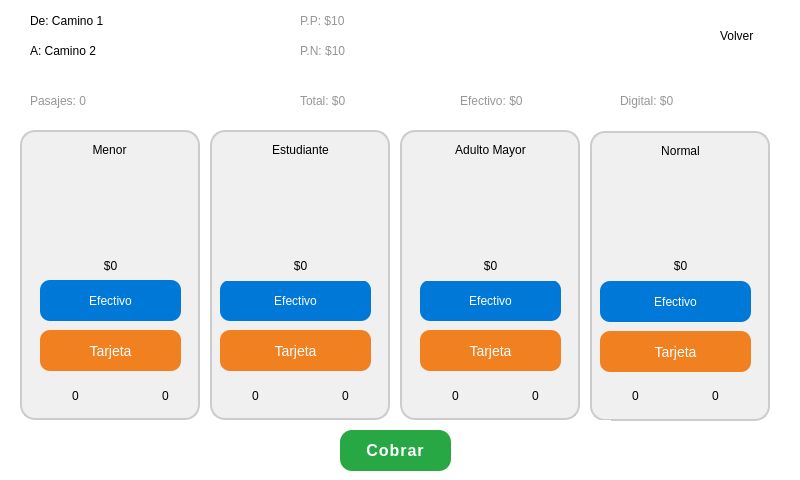
<?xml version="1.0" encoding="UTF-8"?>
<ui version="4.0">
 <class>Form</class>
 <widget class="QWidget" name="Form">
  <property name="geometry">
   <rect>
    <x>0</x>
    <y>0</y>
    <width>800</width>
    <height>480</height>
   </rect>
  </property>
  <property name="minimumSize">
   <size>
    <width>800</width>
    <height>480</height>
   </size>
  </property>
  <property name="maximumSize">
   <size>
    <width>800</width>
    <height>480</height>
   </size>
  </property>
  <property name="windowTitle">
   <string>Form</string>
  </property>
  <property name="styleSheet">
   <string notr="true">background-color: #fff</string>
  </property>
  <widget class="QLabel" name="label">
   <property name="geometry">
    <rect>
     <x>-70</x>
     <y>0</y>
     <width>791</width>
     <height>461</height>
    </rect>
   </property>
   <property name="text">
    <string/>
   </property>
   <property name="pixmap">
    <pixmap>../Imagenes/Servicios.jpg</pixmap>
   </property>
  </widget>
  <widget class="QLabel" name="label_mayores_edad">
   <property name="geometry">
    <rect>
     <x>439</x>
     <y>160</y>
     <width>101</width>
     <height>91</height>
    </rect>
   </property>
   <property name="styleSheet">
    <string notr="true">background-color: rgb(240,240,240);</string>
   </property>
   <property name="text">
    <string/>
   </property>
   <property name="pixmap">
    <pixmap>../Imagenes/adultos-removebg-preview.png</pixmap>
   </property>
   <property name="scaledContents">
    <bool>true</bool>
   </property>
  </widget>
  <widget class="QLabel" name="label_estudiantes">
   <property name="geometry">
    <rect>
     <x>250</x>
     <y>160</y>
     <width>101</width>
     <height>91</height>
    </rect>
   </property>
   <property name="styleSheet">
    <string notr="true">background-color: rgb(240,240,240);</string>
   </property>
   <property name="text">
    <string/>
   </property>
   <property name="pixmap">
    <pixmap>../Imagenes/estudiantes-removebg-preview.png</pixmap>
   </property>
   <property name="scaledContents">
    <bool>true</bool>
   </property>
  </widget>
  <widget class="QLabel" name="label_volver">
   <property name="geometry">
    <rect>
     <x>690</x>
     <y>10</y>
     <width>101</width>
     <height>51</height>
    </rect>
   </property>
   <property name="text">
    <string/>
   </property>
   <property name="textFormat">
    <enum>Qt::AutoText</enum>
   </property>
   <property name="pixmap">
    <pixmap>../Imagenes/flecha-izquierda.png</pixmap>
   </property>
   <property name="scaledContents">
    <bool>false</bool>
   </property>
  </widget>
  <widget class="QLabel" name="label_personas_normales">
   <property name="geometry">
    <rect>
     <x>630</x>
     <y>160</y>
     <width>101</width>
     <height>91</height>
    </rect>
   </property>
   <property name="styleSheet">
    <string notr="true">background-color: rgb(240,240,240);</string>
   </property>
   <property name="text">
    <string/>
   </property>
   <property name="pixmap">
    <pixmap>../Imagenes/normal-removebg-preview.png</pixmap>
   </property>
   <property name="scaledContents">
    <bool>true</bool>
   </property>
  </widget>
  <widget class="QLabel" name="label_hacia">
   <property name="geometry">
    <rect>
     <x>30</x>
     <y>40</y>
     <width>251</width>
     <height>21</height>
    </rect>
   </property>
   <property name="styleSheet">
    <string notr="true">font: 20pt &quot;Roboto&quot;;</string>
   </property>
   <property name="text">
    <string>A: Camino 2</string>
   </property>
  </widget>
  <widget class="QLabel" name="label_de">
   <property name="geometry">
    <rect>
     <x>30</x>
     <y>10</y>
     <width>251</width>
     <height>21</height>
    </rect>
   </property>
   <property name="styleSheet">
    <string notr="true">font: 20pt &quot;Roboto&quot;;</string>
   </property>
   <property name="text">
    <string>De: Camino 1</string>
   </property>
  </widget>
  <widget class="QLabel" name="label_ninos">
   <property name="geometry">
    <rect>
     <x>60</x>
     <y>160</y>
     <width>101</width>
     <height>91</height>
    </rect>
   </property>
   <property name="styleSheet">
    <string notr="true">background-color: rgb(240,240,240);</string>
   </property>
   <property name="text">
    <string/>
   </property>
   <property name="pixmap">
    <pixmap>../Imagenes/menores_sinfondo.png</pixmap>
   </property>
   <property name="scaledContents">
    <bool>true</bool>
   </property>
  </widget>
  <widget class="QLabel" name="label_ninos_total">
   <property name="geometry">
    <rect>
     <x>60</x>
     <y>380</y>
     <width>31</width>
     <height>31</height>
    </rect>
   </property>
   <property name="styleSheet">
    <string notr="true">background-color: rgb(240,240,240);
font: 14pt &quot;Roboto&quot;;</string>
   </property>
   <property name="text">
    <string>0</string>
   </property>
   <property name="alignment">
    <set>Qt::AlignCenter</set>
   </property>
  </widget>
  <widget class="QLabel" name="label_ninos_total_precio">
   <property name="geometry">
    <rect>
     <x>30</x>
     <y>250</y>
     <width>161</width>
     <height>31</height>
    </rect>
   </property>
   <property name="styleSheet">
    <string notr="true">font: 14pt &quot;Roboto&quot;;
background-color: rgb(240,240,240);</string>
   </property>
   <property name="text">
    <string>$0</string>
   </property>
   <property name="alignment">
    <set>Qt::AlignCenter</set>
   </property>
  </widget>
  <widget class="QLabel" name="label_personas_total">
   <property name="geometry">
    <rect>
     <x>30</x>
     <y>80</y>
     <width>171</width>
     <height>41</height>
    </rect>
   </property>
   <property name="styleSheet">
    <string notr="true">font: 75 16pt &quot;Arial&quot;;
color: rgb(150,150, 150);</string>
   </property>
   <property name="text">
    <string>Pasajes: 0</string>
   </property>
  </widget>
  <widget class="QLabel" name="label_total_precio">
   <property name="geometry">
    <rect>
     <x>300</x>
     <y>80</y>
     <width>150</width>
     <height>41</height>
    </rect>
   </property>
   <property name="styleSheet">
    <string notr="true">font: 75 16pt &quot;Arial&quot;;
color: rgb(150,150, 150);</string>
   </property>
   <property name="text">
    <string>Total: $0</string>
   </property>
  </widget>
  <widget class="QLabel" name="label_estudiantes_total">
   <property name="geometry">
    <rect>
     <x>240</x>
     <y>380</y>
     <width>31</width>
     <height>31</height>
    </rect>
   </property>
   <property name="styleSheet">
    <string notr="true">font: 14pt &quot;Roboto&quot;;
background-color: rgb(240,240,240);</string>
   </property>
   <property name="text">
    <string>0</string>
   </property>
   <property name="alignment">
    <set>Qt::AlignCenter</set>
   </property>
  </widget>
  <widget class="QLabel" name="label_estudiantes_total_precio">
   <property name="geometry">
    <rect>
     <x>220</x>
     <y>250</y>
     <width>161</width>
     <height>31</height>
    </rect>
   </property>
   <property name="styleSheet">
    <string notr="true">font: 14pt &quot;Roboto&quot;;
background-color: rgb(240,240,240);</string>
   </property>
   <property name="text">
    <string>$0</string>
   </property>
   <property name="alignment">
    <set>Qt::AlignCenter</set>
   </property>
  </widget>
  <widget class="QLabel" name="label_mayores_total">
   <property name="geometry">
    <rect>
     <x>440</x>
     <y>380</y>
     <width>31</width>
     <height>31</height>
    </rect>
   </property>
   <property name="styleSheet">
    <string notr="true">background-color: rgb(240,240,240);
font: 14pt &quot;Roboto&quot;;</string>
   </property>
   <property name="text">
    <string>0</string>
   </property>
   <property name="alignment">
    <set>Qt::AlignCenter</set>
   </property>
  </widget>
  <widget class="QLabel" name="label_mayores_total_precio">
   <property name="geometry">
    <rect>
     <x>410</x>
     <y>250</y>
     <width>161</width>
     <height>31</height>
    </rect>
   </property>
   <property name="styleSheet">
    <string notr="true">font: 14pt &quot;Roboto&quot;;
background-color: rgb(240,240,240);</string>
   </property>
   <property name="text">
    <string>$0</string>
   </property>
   <property name="alignment">
    <set>Qt::AlignCenter</set>
   </property>
  </widget>
  <widget class="QLabel" name="label_normales_total">
   <property name="geometry">
    <rect>
     <x>620</x>
     <y>380</y>
     <width>31</width>
     <height>31</height>
    </rect>
   </property>
   <property name="styleSheet">
    <string notr="true">font: 14pt &quot;Roboto&quot;;
background-color: rgb(240,240,240);</string>
   </property>
   <property name="text">
    <string>0</string>
   </property>
   <property name="alignment">
    <set>Qt::AlignCenter</set>
   </property>
  </widget>
  <widget class="QLabel" name="label_normales_total_precio">
   <property name="geometry">
    <rect>
     <x>600</x>
     <y>250</y>
     <width>161</width>
     <height>31</height>
    </rect>
   </property>
   <property name="styleSheet">
    <string notr="true">font: 14pt &quot;Roboto&quot;;
background-color: rgb(240,240,240);</string>
   </property>
   <property name="text">
    <string>$0</string>
   </property>
   <property name="alignment">
    <set>Qt::AlignCenter</set>
   </property>
  </widget>
  <widget class="QLabel" name="label_2">
   <property name="geometry">
    <rect>
     <x>20</x>
     <y>130</y>
     <width>180</width>
     <height>290</height>
    </rect>
   </property>
   <property name="styleSheet">
    <string notr="true">border-radius: 15px;
border: 2px solid #ccc;
background-color: rgb(240,240,240);</string>
   </property>
   <property name="text">
    <string/>
   </property>
  </widget>
  <widget class="QPushButton" name="btn_pagar">
   <property name="geometry">
    <rect>
     <x>340</x>
     <y>430</y>
     <width>111</width>
     <height>41</height>
    </rect>
   </property>
   <property name="styleSheet">
    <string notr="true">QPushButton {
        background-color: #28a745;  /* Verde tipo éxito */
        color: white;
        border: none;
        border-radius: 12px;
        padding: 12px 24px;
        font-size: 16px;
        font-weight: bold;
        letter-spacing: 1px;
    }
    QPushButton:hover {
        background-color: #218838;
    }
    QPushButton:pressed {
        background-color: #1e7e34;
    }
</string>
   </property>
   <property name="text">
    <string>Cobrar</string>
   </property>
  </widget>
  <widget class="QLabel" name="label_3">
   <property name="geometry">
    <rect>
     <x>34</x>
     <y>139</y>
     <width>151</width>
     <height>21</height>
    </rect>
   </property>
   <property name="layoutDirection">
    <enum>Qt::LeftToRight</enum>
   </property>
   <property name="styleSheet">
    <string notr="true">font: 16pt &quot;Roboto&quot;;
background-color: rgb(240,240,240);</string>
   </property>
   <property name="text">
    <string>Menor</string>
   </property>
   <property name="alignment">
    <set>Qt::AlignCenter</set>
   </property>
  </widget>
  <widget class="QPushButton" name="btn_nuevo_menor_efectivo">
   <property name="geometry">
    <rect>
     <x>40</x>
     <y>280</y>
     <width>141</width>
     <height>41</height>
    </rect>
   </property>
   <property name="styleSheet">
    <string notr="true">QPushButton {
        background-color: #0078D7;
        color: white;
        border: none;
        border-radius: 10px;
        padding: 10px 20px;
		font: 10pt &quot;Roboto&quot;;
    }
    QPushButton:hover {
        background-color: #005A9E;
    }
    QPushButton:pressed {
        background-color: #003E73;
    }</string>
   </property>
   <property name="text">
    <string>Efectivo</string>
   </property>
  </widget>
  <widget class="QPushButton" name="btn_nuevo_menor_tarjeta">
   <property name="geometry">
    <rect>
     <x>40</x>
     <y>330</y>
     <width>141</width>
     <height>41</height>
    </rect>
   </property>
   <property name="styleSheet">
    <string notr="true">QPushButton {
        background-color: #F08020;
        color: white;
        border: none;
        border-radius: 10px;
        padding: 10px 20px;
        font-size: 14px;
    }
    QPushButton:hover {
        background-color: #e66f10;
    }
    QPushButton:pressed {
        background-color: #b65816;
    }</string>
   </property>
   <property name="text">
    <string>Tarjeta</string>
   </property>
  </widget>
  <widget class="QLabel" name="label_4">
   <property name="geometry">
    <rect>
     <x>40</x>
     <y>380</y>
     <width>21</width>
     <height>31</height>
    </rect>
   </property>
   <property name="styleSheet">
    <string notr="true">background-color: rgb(240,240,240);</string>
   </property>
   <property name="text">
    <string/>
   </property>
   <property name="pixmap">
    <pixmap>../Imagenes/pago-en-efectivo.png</pixmap>
   </property>
   <property name="scaledContents">
    <bool>false</bool>
   </property>
  </widget>
  <widget class="QLabel" name="label_5">
   <property name="geometry">
    <rect>
     <x>120</x>
     <y>380</y>
     <width>31</width>
     <height>31</height>
    </rect>
   </property>
   <property name="styleSheet">
    <string notr="true">background-color: rgb(240,240,240);</string>
   </property>
   <property name="text">
    <string/>
   </property>
   <property name="pixmap">
    <pixmap>../Imagenes/metodo-de-pago.png</pixmap>
   </property>
  </widget>
  <widget class="QLabel" name="label_ninos_total_tarjeta">
   <property name="geometry">
    <rect>
     <x>150</x>
     <y>380</y>
     <width>31</width>
     <height>31</height>
    </rect>
   </property>
   <property name="styleSheet">
    <string notr="true">font: 14pt &quot;Roboto&quot;;
background-color: rgb(240,240,240);</string>
   </property>
   <property name="text">
    <string>0</string>
   </property>
   <property name="textFormat">
    <enum>Qt::PlainText</enum>
   </property>
   <property name="alignment">
    <set>Qt::AlignCenter</set>
   </property>
  </widget>
  <widget class="QLabel" name="label_6">
   <property name="geometry">
    <rect>
     <x>220</x>
     <y>140</y>
     <width>161</width>
     <height>20</height>
    </rect>
   </property>
   <property name="layoutDirection">
    <enum>Qt::LeftToRight</enum>
   </property>
   <property name="styleSheet">
    <string notr="true">background-color: rgb(240,240,240);
font: 16pt &quot;Roboto&quot;;</string>
   </property>
   <property name="text">
    <string>Estudiante</string>
   </property>
   <property name="alignment">
    <set>Qt::AlignCenter</set>
   </property>
  </widget>
  <widget class="QLabel" name="label_7">
   <property name="geometry">
    <rect>
     <x>300</x>
     <y>380</y>
     <width>31</width>
     <height>31</height>
    </rect>
   </property>
   <property name="styleSheet">
    <string notr="true">background-color: rgb(240,240,240);</string>
   </property>
   <property name="text">
    <string/>
   </property>
   <property name="pixmap">
    <pixmap>../Imagenes/metodo-de-pago.png</pixmap>
   </property>
  </widget>
  <widget class="QLabel" name="label_9">
   <property name="geometry">
    <rect>
     <x>210</x>
     <y>130</y>
     <width>180</width>
     <height>290</height>
    </rect>
   </property>
   <property name="styleSheet">
    <string notr="true">border-radius: 15px;
border: 2px solid #ccc;
background-color: rgb(240,240,240);
</string>
   </property>
   <property name="text">
    <string/>
   </property>
  </widget>
  <widget class="QPushButton" name="btn_nuevo_estudiante_efectivo">
   <property name="geometry">
    <rect>
     <x>220</x>
     <y>280</y>
     <width>151</width>
     <height>41</height>
    </rect>
   </property>
   <property name="styleSheet">
    <string notr="true">QPushButton {
        background-color: #0078D7;
        color: white;
        border: none;
        border-radius: 10px;
        padding: 10px 20px;
		font: 10pt &quot;Roboto&quot;;
    }
    QPushButton:hover {
        background-color: #005A9E;
    }
    QPushButton:pressed {
        background-color: #003E73;
    }</string>
   </property>
   <property name="text">
    <string>Efectivo</string>
   </property>
  </widget>
  <widget class="QPushButton" name="btn_nuevo_estudiante_tarjeta">
   <property name="geometry">
    <rect>
     <x>220</x>
     <y>330</y>
     <width>151</width>
     <height>41</height>
    </rect>
   </property>
   <property name="styleSheet">
    <string notr="true">QPushButton {
        background-color: #F08020;
        color: white;
        border: none;
        border-radius: 10px;
        padding: 10px 20px;
        font-size: 14px;
    }
    QPushButton:hover {
        background-color: #e66f10;
    }
    QPushButton:pressed {
        background-color: #b65816;
    }</string>
   </property>
   <property name="text">
    <string>Tarjeta</string>
   </property>
  </widget>
  <widget class="QLabel" name="label_10">
   <property name="geometry">
    <rect>
     <x>220</x>
     <y>380</y>
     <width>21</width>
     <height>31</height>
    </rect>
   </property>
   <property name="styleSheet">
    <string notr="true">background-color: rgb(240,240,240);</string>
   </property>
   <property name="text">
    <string/>
   </property>
   <property name="pixmap">
    <pixmap>../Imagenes/pago-en-efectivo.png</pixmap>
   </property>
   <property name="scaledContents">
    <bool>false</bool>
   </property>
  </widget>
  <widget class="QLabel" name="label_estudiantes_total_tarjeta">
   <property name="geometry">
    <rect>
     <x>330</x>
     <y>380</y>
     <width>31</width>
     <height>31</height>
    </rect>
   </property>
   <property name="styleSheet">
    <string notr="true">background-color: rgb(240,240,240);
font: 14pt &quot;Roboto&quot;;</string>
   </property>
   <property name="text">
    <string>0</string>
   </property>
   <property name="alignment">
    <set>Qt::AlignCenter</set>
   </property>
  </widget>
  <widget class="QLabel" name="label_11">
   <property name="geometry">
    <rect>
     <x>490</x>
     <y>380</y>
     <width>31</width>
     <height>31</height>
    </rect>
   </property>
   <property name="styleSheet">
    <string notr="true">background-color: rgb(240,240,240);
</string>
   </property>
   <property name="text">
    <string/>
   </property>
   <property name="pixmap">
    <pixmap>../Imagenes/metodo-de-pago.png</pixmap>
   </property>
  </widget>
  <widget class="QLabel" name="label_12">
   <property name="geometry">
    <rect>
     <x>410</x>
     <y>139</y>
     <width>161</width>
     <height>21</height>
    </rect>
   </property>
   <property name="layoutDirection">
    <enum>Qt::LeftToRight</enum>
   </property>
   <property name="styleSheet">
    <string notr="true">font: 16pt &quot;Roboto&quot;;
background-color: rgb(240,240,240);</string>
   </property>
   <property name="text">
    <string>Adulto Mayor</string>
   </property>
   <property name="alignment">
    <set>Qt::AlignCenter</set>
   </property>
  </widget>
  <widget class="QLabel" name="label_13">
   <property name="geometry">
    <rect>
     <x>420</x>
     <y>380</y>
     <width>21</width>
     <height>31</height>
    </rect>
   </property>
   <property name="styleSheet">
    <string notr="true">background-color: rgb(240,240,240);</string>
   </property>
   <property name="text">
    <string/>
   </property>
   <property name="pixmap">
    <pixmap>../Imagenes/pago-en-efectivo.png</pixmap>
   </property>
   <property name="scaledContents">
    <bool>false</bool>
   </property>
  </widget>
  <widget class="QPushButton" name="btn_nuevo_adulto_efectivo">
   <property name="geometry">
    <rect>
     <x>420</x>
     <y>280</y>
     <width>141</width>
     <height>41</height>
    </rect>
   </property>
   <property name="styleSheet">
    <string notr="true">QPushButton {
        background-color: #0078D7;
        color: white;
        border: none;
        border-radius: 10px;
        padding: 10px 20px;
		font: 10pt &quot;Roboto&quot;;
    }
    QPushButton:hover {
        background-color: #005A9E;
    }
    QPushButton:pressed {
        background-color: #003E73;
    }</string>
   </property>
   <property name="text">
    <string>Efectivo</string>
   </property>
  </widget>
  <widget class="QPushButton" name="btn_nuevo_adulto_tarjeta">
   <property name="geometry">
    <rect>
     <x>420</x>
     <y>330</y>
     <width>141</width>
     <height>41</height>
    </rect>
   </property>
   <property name="styleSheet">
    <string notr="true">QPushButton {
        background-color: #F08020;
        color: white;
        border: none;
        border-radius: 10px;
        padding: 10px 20px;
        font-size: 14px;
    }
    QPushButton:hover {
        background-color: #e66f10;
    }
    QPushButton:pressed {
        background-color: #b65816;
    }</string>
   </property>
   <property name="text">
    <string>Tarjeta</string>
   </property>
  </widget>
  <widget class="QLabel" name="label_14">
   <property name="geometry">
    <rect>
     <x>400</x>
     <y>130</y>
     <width>180</width>
     <height>290</height>
    </rect>
   </property>
   <property name="styleSheet">
    <string notr="true">border-radius: 15px;
border: 2px solid #ccc;
background-color: rgb(240,240,240);</string>
   </property>
   <property name="text">
    <string/>
   </property>
  </widget>
  <widget class="QPushButton" name="btn_nuevo_normal_tarjeta">
   <property name="geometry">
    <rect>
     <x>600</x>
     <y>331</y>
     <width>151</width>
     <height>41</height>
    </rect>
   </property>
   <property name="styleSheet">
    <string notr="true">QPushButton {
        background-color: #F08020;
        color: white;
        border: none;
        border-radius: 10px;
        padding: 10px 20px;
        font-size: 14px;
    }
    QPushButton:hover {
        background-color: #e66f10;
    }
    QPushButton:pressed {
        background-color: #b65816;
    }</string>
   </property>
   <property name="text">
    <string>Tarjeta</string>
   </property>
  </widget>
  <widget class="QLabel" name="label_15">
   <property name="geometry">
    <rect>
     <x>600</x>
     <y>381</y>
     <width>21</width>
     <height>31</height>
    </rect>
   </property>
   <property name="styleSheet">
    <string notr="true">background-color: rgb(240,240,240);</string>
   </property>
   <property name="text">
    <string/>
   </property>
   <property name="pixmap">
    <pixmap>../Imagenes/pago-en-efectivo.png</pixmap>
   </property>
   <property name="scaledContents">
    <bool>false</bool>
   </property>
  </widget>
  <widget class="QPushButton" name="btn_nuevo_normal_efectivo">
   <property name="geometry">
    <rect>
     <x>600</x>
     <y>281</y>
     <width>151</width>
     <height>41</height>
    </rect>
   </property>
   <property name="styleSheet">
    <string notr="true">QPushButton {
        background-color: #0078D7;
        color: white;
        border: none;
        border-radius: 10px;
        padding: 10px 20px;
		font: 10pt &quot;Roboto&quot;;
    }
    QPushButton:hover {
        background-color: #005A9E;
    }
    QPushButton:pressed {
        background-color: #003E73;
    }</string>
   </property>
   <property name="text">
    <string>Efectivo</string>
   </property>
  </widget>
  <widget class="QLabel" name="label_16">
   <property name="geometry">
    <rect>
     <x>670</x>
     <y>381</y>
     <width>31</width>
     <height>31</height>
    </rect>
   </property>
   <property name="styleSheet">
    <string notr="true">background-color: rgb(240,240,240);</string>
   </property>
   <property name="text">
    <string/>
   </property>
   <property name="pixmap">
    <pixmap>../Imagenes/metodo-de-pago.png</pixmap>
   </property>
  </widget>
  <widget class="QLabel" name="label_17">
   <property name="geometry">
    <rect>
     <x>590</x>
     <y>131</y>
     <width>180</width>
     <height>290</height>
    </rect>
   </property>
   <property name="styleSheet">
    <string notr="true">border-radius: 15px;
border: 2px solid #ccc;
background-color: rgb(240,240,240);</string>
   </property>
   <property name="text">
    <string/>
   </property>
  </widget>
  <widget class="QLabel" name="label_18">
   <property name="geometry">
    <rect>
     <x>600</x>
     <y>140</y>
     <width>161</width>
     <height>21</height>
    </rect>
   </property>
   <property name="layoutDirection">
    <enum>Qt::LeftToRight</enum>
   </property>
   <property name="styleSheet">
    <string notr="true">font: 16pt &quot;Roboto&quot;;
background-color: rgb(240,240,240);</string>
   </property>
   <property name="text">
    <string>Normal</string>
   </property>
   <property name="alignment">
    <set>Qt::AlignCenter</set>
   </property>
  </widget>
  <widget class="QLabel" name="label_mayores_total_tarjeta">
   <property name="geometry">
    <rect>
     <x>520</x>
     <y>380</y>
     <width>31</width>
     <height>31</height>
    </rect>
   </property>
   <property name="styleSheet">
    <string notr="true">font: 14pt &quot;Roboto&quot;;
background-color: rgb(240,240,240);</string>
   </property>
   <property name="text">
    <string>0</string>
   </property>
   <property name="alignment">
    <set>Qt::AlignCenter</set>
   </property>
  </widget>
  <widget class="QLabel" name="label_normales_total_tarjeta">
   <property name="geometry">
    <rect>
     <x>700</x>
     <y>380</y>
     <width>31</width>
     <height>31</height>
    </rect>
   </property>
   <property name="styleSheet">
    <string notr="true">font: 14pt &quot;Roboto&quot;;
background-color: rgb(240,240,240);</string>
   </property>
   <property name="text">
    <string>0</string>
   </property>
   <property name="alignment">
    <set>Qt::AlignCenter</set>
   </property>
  </widget>
  <widget class="QLabel" name="label_total_precio_efectivo">
   <property name="geometry">
    <rect>
     <x>460</x>
     <y>80</y>
     <width>150</width>
     <height>41</height>
    </rect>
   </property>
   <property name="styleSheet">
    <string notr="true">font: 75 16pt &quot;Arial&quot;;
color: rgb(150,150, 150);</string>
   </property>
   <property name="text">
    <string>Efectivo: $0</string>
   </property>
  </widget>
  <widget class="QLabel" name="label_total_precio_tarjeta">
   <property name="geometry">
    <rect>
     <x>620</x>
     <y>80</y>
     <width>150</width>
     <height>41</height>
    </rect>
   </property>
   <property name="styleSheet">
    <string notr="true">font: 75 16pt &quot;Arial&quot;;
color: rgb(150,150, 150);</string>
   </property>
   <property name="text">
    <string>Digital: $0</string>
   </property>
  </widget>
  <widget class="QLabel" name="label_8">
   <property name="geometry">
    <rect>
     <x>530</x>
     <y>420</y>
     <width>81</width>
     <height>61</height>
    </rect>
   </property>
   <property name="text">
    <string/>
   </property>
  </widget>
  <widget class="QLabel" name="label_volver2">
   <property name="geometry">
    <rect>
     <x>720</x>
     <y>20</y>
     <width>71</width>
     <height>31</height>
    </rect>
   </property>
   <property name="styleSheet">
    <string notr="true">font: 12pt &quot;Roboto&quot;;</string>
   </property>
   <property name="text">
    <string>Volver</string>
   </property>
  </widget>
  <widget class="QLabel" name="label_precio_normal">
   <property name="geometry">
    <rect>
     <x>300</x>
     <y>40</y>
     <width>121</width>
     <height>21</height>
    </rect>
   </property>
   <property name="styleSheet">
    <string notr="true">font: 18pt &quot;Roboto&quot;;
color: rgb(150,150, 150);</string>
   </property>
   <property name="text">
    <string>P.N: $10</string>
   </property>
  </widget>
  <widget class="QLabel" name="label_precio_preferente">
   <property name="geometry">
    <rect>
     <x>300</x>
     <y>10</y>
     <width>121</width>
     <height>21</height>
    </rect>
   </property>
   <property name="styleSheet">
    <string notr="true">font: 18pt &quot;Roboto&quot;;
color: rgb(150,150, 150);</string>
   </property>
   <property name="text">
    <string>P.P: $10</string>
   </property>
  </widget>
  <zorder>label</zorder>
  <zorder>label_volver</zorder>
  <zorder>label_personas_total</zorder>
  <zorder>label_total_precio</zorder>
  <zorder>label_2</zorder>
  <zorder>label_ninos</zorder>
  <zorder>label_ninos_total_precio</zorder>
  <zorder>label_ninos_total</zorder>
  <zorder>btn_pagar</zorder>
  <zorder>label_3</zorder>
  <zorder>btn_nuevo_menor_efectivo</zorder>
  <zorder>btn_nuevo_menor_tarjeta</zorder>
  <zorder>label_4</zorder>
  <zorder>label_5</zorder>
  <zorder>label_ninos_total_tarjeta</zorder>
  <zorder>label_9</zorder>
  <zorder>btn_nuevo_estudiante_efectivo</zorder>
  <zorder>btn_nuevo_estudiante_tarjeta</zorder>
  <zorder>label_10</zorder>
  <zorder>label_estudiantes</zorder>
  <zorder>label_estudiantes_total_precio</zorder>
  <zorder>label_estudiantes_total</zorder>
  <zorder>label_6</zorder>
  <zorder>label_7</zorder>
  <zorder>label_estudiantes_total_tarjeta</zorder>
  <zorder>label_14</zorder>
  <zorder>btn_nuevo_adulto_tarjeta</zorder>
  <zorder>label_13</zorder>
  <zorder>btn_nuevo_adulto_efectivo</zorder>
  <zorder>label_11</zorder>
  <zorder>label_12</zorder>
  <zorder>label_17</zorder>
  <zorder>label_16</zorder>
  <zorder>label_18</zorder>
  <zorder>btn_nuevo_normal_tarjeta</zorder>
  <zorder>label_15</zorder>
  <zorder>btn_nuevo_normal_efectivo</zorder>
  <zorder>label_mayores_edad</zorder>
  <zorder>label_mayores_total</zorder>
  <zorder>label_mayores_total_precio</zorder>
  <zorder>label_mayores_total_tarjeta</zorder>
  <zorder>label_normales_total</zorder>
  <zorder>label_personas_normales</zorder>
  <zorder>label_normales_total_precio</zorder>
  <zorder>label_normales_total_tarjeta</zorder>
  <zorder>label_total_precio_efectivo</zorder>
  <zorder>label_total_precio_tarjeta</zorder>
  <zorder>label_8</zorder>
  <zorder>label_volver2</zorder>
  <zorder>label_hacia</zorder>
  <zorder>label_de</zorder>
  <zorder>label_precio_preferente</zorder>
  <zorder>label_precio_normal</zorder>
 </widget>
 <resources/>
 <connections/>
</ui>
